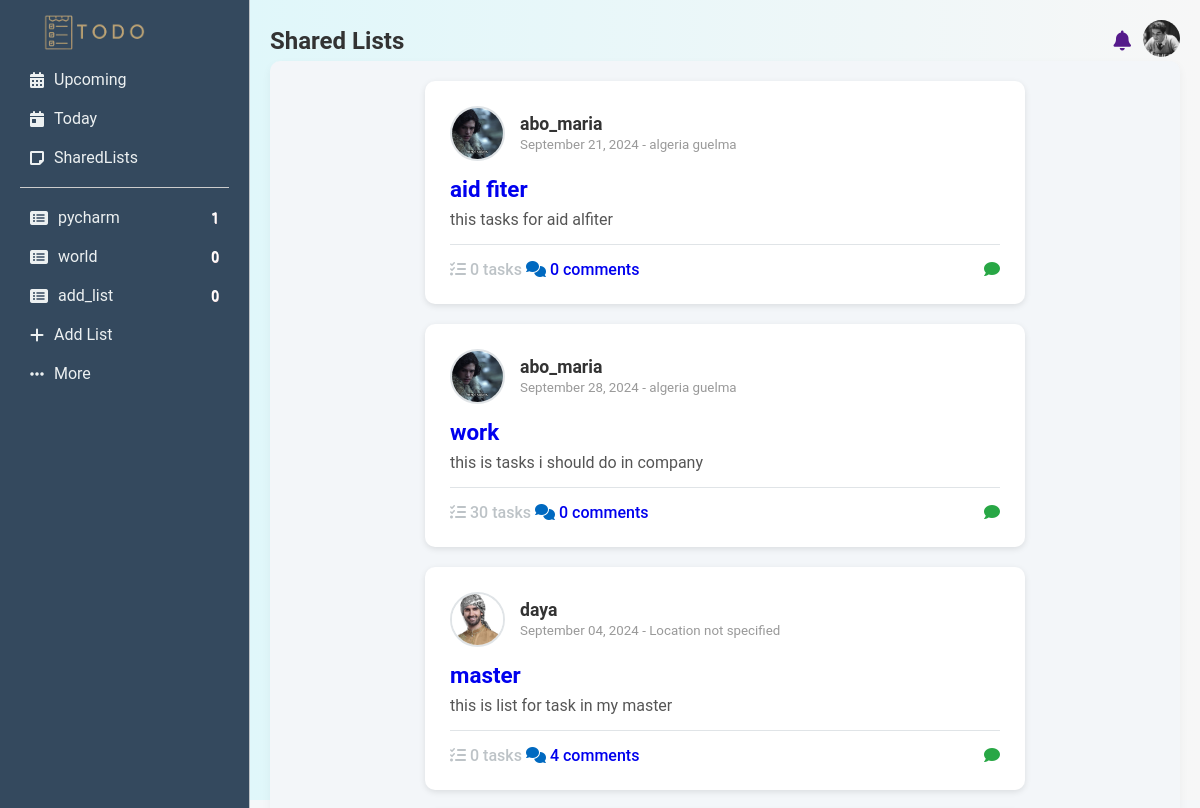
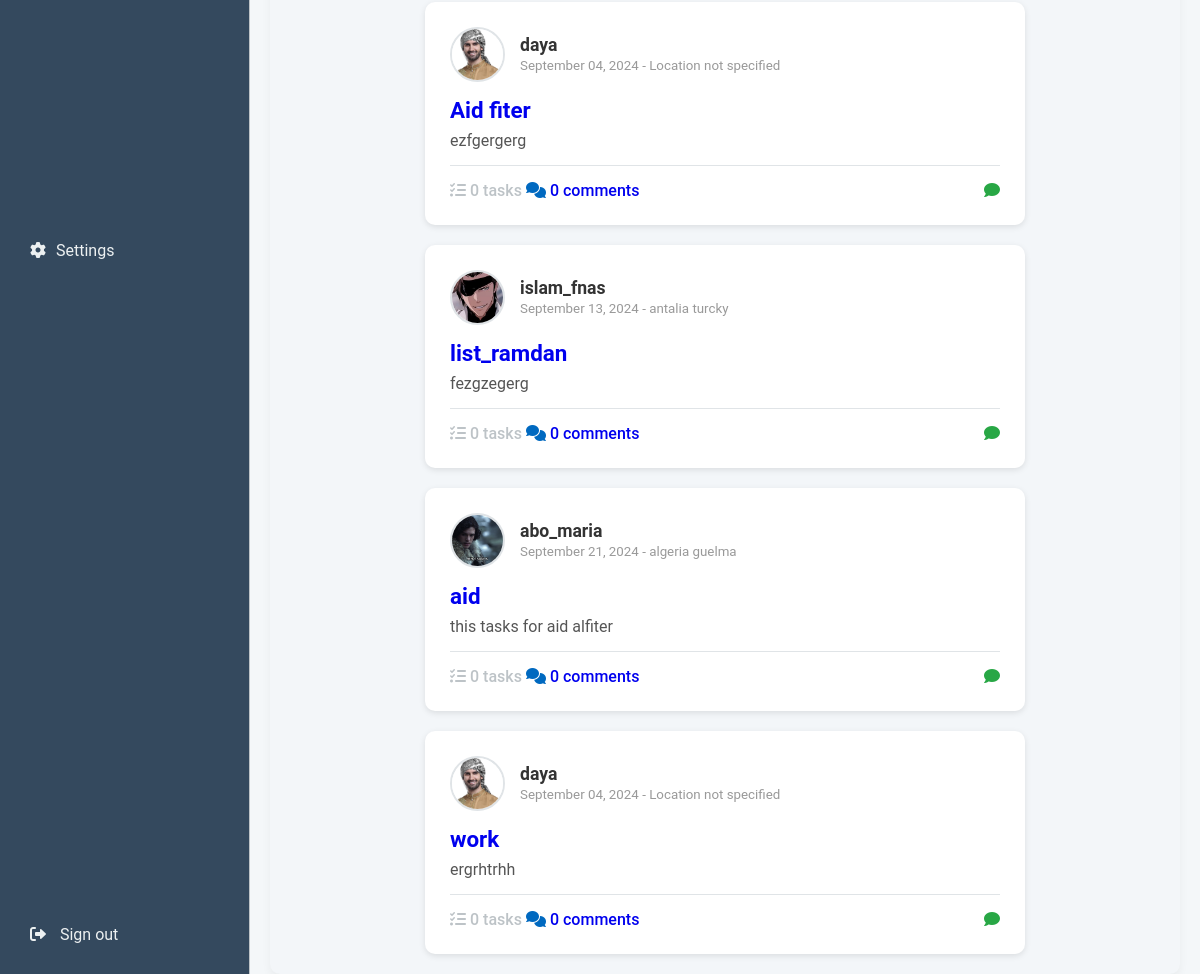
Page /shared_lists/ (signed in) on the committed database (2 pictures, top to bottom).
### base/models.py (models this page shows, shortened)
class ToDoList(models.Model):
    id = models.UUIDField(primary_key=True, default=uuid.uuid4, editable=False)
    user = models.ForeignKey(CustomUser, on_delete=models.CASCADE, related_name='todo_lists')
    name = models.CharField(max_length=255)
    description = models.TextField()
    created_at = models.DateTimeField(auto_now_add=True)
    updated_at = models.DateTimeField(auto_now=True)
    is_private = models.BooleanField(default=True)
    icon = models.CharField(max_length=50, default='fa-list-alt')
    class Meta:
        verbose_name = "To-Do List"
        verbose_name_plural = "To-Do Lists"

class CustomUser(models.Model):
    user = models.OneToOneField(User, on_delete=models.CASCADE, related_name='custom_user', null=True, blank=True)
    created_at = models.DateTimeField(auto_now_add=True)
    updated_at = models.DateTimeField(auto_now=True)
    image_profile = models.ImageField(upload_to='profiles/',default='profiles/avatar.jpg', null=True, blank=True)
    confirmation_pin  = models.CharField(max_length=6, null=True, blank=True)
    is_active = models.BooleanField(default=False)
    Boi = models.TextField(null=True,blank=True)
    location = models.TextField(null=True,blank=True)
    phone_number  =models.CharField(null=True,blank=True,max_length=13)

### base/views.py (the view)
# urls.py: path('shared_lists/',views.shared_lists,name='shared_list'),
def shared_lists(request):
    user = request.user
    custom_user = CustomUser.objects.get(user=user)
    lists_shared = ToDoList.objects.filter(~Q(user=custom_user), is_private=True).annotate(Count('tasks'))
    return render(request, 'base/shared_lits.html', {'title': 'Shared Lists', 'lists_shared': lists_shared})

### base/context_processors.py (called while the page is built)
def user_info(request):
    if request.user.is_authenticated:
        try:
            user_profile = CustomUser.objects.get(user = request.user)
            return {
                'user':user_profile,
                'image_profile':user_profile.image_profile
            }
        except:
            print('there is error ')
    return{}

def side_bare_links(request):
    if request.user.is_authenticated:
        custom_user = CustomUser.objects.get(user=request.user)
        user_last_lists = ToDoList.objects.filter(user=custom_user).annotate(task_count=Count('tasks')).order_by('-updated_at')[:3]
        return {'custom_user': custom_user, 'user_last_lists': user_last_lists}
    return {'custom_user': None, 'user_last_lists': []}

### base/templates/base/shared_lits.html
{% extends 'base/base.html' %}
{% load static %}
{% block extra_css %}
<link rel="stylesheet" href="{% static 'css/shared_lists.css' %}">
{% endblock extra_css %}
{% block content %}
<div class="container_shared">
    <div class="shared-lists-container">
        {% for list in lists_shared %}
        <div class="shared-list-card">
            <div class="shared-list-header">
                <img src="{{ list.user.image_profile.url }}" alt="User Avatar" class="user-avatar">
                <div class="user-info">
                    <h5 class="user-name">{{ list.user.user.username }}</h5>
                    <small class="text-muted">{{ list.created_at|date:"F d, Y" }} - {{ list.user.location|default:"Location not specified" }}</small>
                </div>
            </div>
            <div class="shared-list-content">
                <h4 class="list-name"><a href="{% url 'check_list' list_id=list.id %}"> {{ list.name }}</a></h4>
                <p class="list-description">{{ list.description|truncatewords:20 }}</p>
            </div>
            <div class="shared-list-footer">
                <div class="stats">
                    <span class="task-count"><i class="fas fa-tasks"></i> {{ list.tasks.count }} tasks</span>
                    <span class="comment-count"><i class="fas fa-comments"></i> <a href="{% url 'comments' list_id=list.id %}"> {{ list.comments.count }} comments</a></span>
                </div>
                <a href="{% url 'add comment' list_id=list.id %}" class="comment-link"><i class="fas fa-comment comment-icon" title="Comment"></i></a>
            </div>
        </div>
        {% empty %}
        <div class="no-lists">
            <i class="fas fa-clipboard-list fa-3x mb-3"></i>
            <p>No shared lists available at the moment.</p>
        </div>
        {% endfor %}
    </div>
</div>
{% endblock content %}

### base/templates/base/base.html (shortened to what this page needs)
<!DOCTYPE html>
<html lang="en">
<head>
  <link rel="stylesheet" href="https://cdnjs.cloudflare.com/ajax/libs/font-awesome/6.0.0/css/all.min.css">
  {% load static %}
  <link rel="stylesheet" href="{% static 'css/style.css' %}">
  {% block extra_css %}{% endblock %}
</head>
<body>
  <div class="container">
    {% include 'base/sidebar.html' %}
    <div class="main-content">
      {% include 'base/header.html' with custom_user=custom_user %}
      {% block content %}{% endblock %}
    </div>
  </div>
</body>
</html>

### base/templates/base/sidebar.html (shortened to what this page needs)
{% load static %}
{% block extra_css %}
  <link rel="stylesheet" href=" {% static 'css/side_bare_hero.css' %}">
{% endblock extra_css %}
<div class="sidebar">
  <a href=" {% url 'home' %}"> <img src="{% static 'logo/todo-removebg-preview.png' %}" alt="logo" class='logo'> </a>
  <div class="tasks">
    <div class="task-item">
      <i class="fas fa-calendar-alt"></i>
      <a>Upcoming</a>
    </div>
    <div class="task-item active">
      <i class="fas fa-calendar-day"></i>
      <a href="{% url 'today_tasks' %}">Today</a>
    </div>
    <div class="task-item">
      <i class="fas fa-sticky-note"></i>
      <a href='{% url 'shared_list' %}'>SharedLists</a>
    </div>
  </div>
  <hr>
  <div class="lists">
    {% for list in user_last_lists %}
    <div class="list-item">
      <i class="fa {{list.icon}}"></i>
      <a href="{% url 'tasks_for_list' list_id=list.id %}">{{ list.name }}</a>
      <span class="task-count">{{ list.task_count }}</span>
    </div>
    {% endfor %}
    <div class="add-new-list">
        <i class="fas fa-plus"></i>
      <a href='{% url 'create_todo_list' %}'>
        Add List
      </a>
    </div>
    <div class="more-link">
      <i class="fas fa-ellipsis-h"></i>
      <a href="{% url 'lists_view' %}">More</a>
    </div>
  </div>
  <div class="settings">
    <i class="fas fa-cog"></i>
    <a>Settings</a>
  </div>
  <div class="sign-out">
    <a href="{% url 'logout' %}">
      <i class="fas fa-sign-out-alt"></i>
      <span>Sign out</span>
    </a>
  </div>
</div>

### base/templates/base/header.html (shortened to what this page needs)
{% load static  %}
{% block extra_css %}
<link rel="stylesheet" href=" {% static 'css/header_hero.css' %} ">
{% endblock extra_css %}
<header class="site-header">
  <h1 class="site-title"> {{title}} </h1>
  <div class="user-actions">
   <a href="" class='notification'> <i class="fa-solid fa-bell"></i> </a>
    {% if image_profile %}
      <a href="{% url 'profile' %}">
        <img src="{{ image_profile.url }}" alt="image profile" class="profile-image-logo">
      </a>
    {% else %}
      <a href="{% url 'profile' %}">  </a>
    {% endif %}
  </div>
</header>

### base/static/css/style.css (style rules this page uses)
* { margin: 0; padding: 0; box-sizing: border-box; font-family: "Roboto", system-ui; }
body { font-family: Arial, sans-serif; background-color: #F4F7F9; }
.container { display: flex; height: 100vh; }
.main-content { flex-grow: 1; padding: 20px; background: linear-gradient(to bottom, #F0F0F0, #E0F7FA); }
.main-content { margin-left: 250px; background: linear-gradient(to right, #e0f7fa, #f7f7f7); }

### base/static/css/shared_lists.css (style rules this page uses)
.container_shared { background-color: #f3f6f9; padding: 20px; border-radius: 10px; box-shadow: 0 4px 10px rgba(0, 0, 0, 0.05); }
.shared-lists-container { display: flex; flex-direction: column; gap: 20px; align-items: center; }
.shared-list-card { background-color: #ffffff; border-radius: 10px; box-shadow: 0 2px 6px rgba(0, 0, 0, 0.1); padding: 25px; transition: box-shadow 0.3s ease, transform 0.3s ease; min-height: 200px; width: 600px; }
.shared-list-header { display: flex; align-items: center; margin-bottom: 15px; }
.user-avatar { width: 55px; height: 55px; border-radius: 50%; margin-right: 15px; object-fit: cover; border: 2px solid #e0e4e7; }
.user-info h5 { font-size: 1.1rem; color: #333; }
.user-info small { color: #999; }
.list-name { font-size: 1.4rem; font-weight: bold; color: #007acc; }
.list-description { color: #555; margin: 8px 0; }
.shared-list-footer { display: flex; justify-content: space-between; align-items: center; margin-top: 15px; border-top: 1px solid #e0e4e7; padding-top: 15px; }
.task-count, .comment-count { font-weight: 500; color: #0069c0; }
.comment-icon { color: #28a745; cursor: pointer; transition: color 0.3s ease; }

### base/static/css/side_bare_hero.css (style rules this page uses)
.logo { height: 35px; width: auto; margin-top: -5px; margin-bottom: 6px; }
a { text-decoration: none; }
.sidebar { background-color: #34495E; border-right: 1px solid #BDC3C7; padding: 20px; width: 250px; display: flex; flex-direction: column; position: fixed; height: 100%; top: 0; left: 0; overflow-y: auto; z-index: 1000; }
.tasks .task-item, .lists .list-item, .tags .tag-item , .add-new-list, .add-new-tag, .settings, .sign-out { display: flex; align-items: center; padding: 10px; border-radius: 8px; cursor: pointer; -webkit-border-radius: 8px; -moz-border-radius: 8px; -ms-border-radius: 8px; -o-border-radius: 8px; }
.tasks .task-item i, .lists .list-item i, .tags .tag-item i { margin-right: 10px; font-size: 16px; }
.tasks .task-item .task-count, .lists .list-item .task-count { margin-left: auto; font-size: 14px; color: #ffffff; text-shadow: 0.5px 0.5px #ffe6e6; }
.add-new-list, .add-new-tag, .more-link { display: flex; align-items: center; padding: 10px; border-radius: 5px; cursor: pointer; color: #666; text-decoration: none; }
.add-new-list i, .add-new-tag i, .more-link i { margin-right: 10px; font-size: 16px; }
.settings, .sign-out { display: flex; align-items: center; padding: 10px; border-radius: 5px; cursor: pointer; color: #666; margin-top: auto; }
.settings i, .sign-out i { margin-right: 10px; font-size: 16px; }
.sidebar a, .sidebar i { color: #ECF0F1; }
.task-count { color: #BDC3C7; }
.sidebar i { color: #ECF0F1; }
hr { border: none; border-top: 1px solid #ccc; margin: 10px 0; }

### base/static/css/header_hero.css (style rules this page uses)
.site-header { display: flex; align-items: center; justify-content: space-between; }
.site-title { font-size: 24px; color: #333333; }
.user-actions { display: flex; align-items: center; gap: 5px; }
.profile-image-logo { width: 37px; height: 37px; max-height: 37px; object-fit: cover; border-radius: 50%; }
.notification { font-size: 20px; margin-right: 7px; }

### rows in the picture
ToDoList: name "pycharm", task_count "1"
ToDoList: name "world", task_count "0"
ToDoList: name "add_list", task_count "0"
ToDoList: user.image_profile (picture), user.user.username "abo_maria", created_at "September 21, 2024", user.location "algeria guelma", name "aid fiter", description "this tasks for aid alfiter", tasks.count "0", comments.count "0"
ToDoList: user.image_profile (picture), user.user.username "abo_maria", created_at "September 28, 2024", user.location "algeria guelma", name "work", description "this is tasks i should do in company", tasks.count "30", comments.count "0"
ToDoList: user.image_profile (picture), user.user.username "daya", created_at "September 04, 2024", user.location "Location not specified", name "master", description "this is list for task in my master", tasks.count "0", comments.count "4"
ToDoList: user.image_profile (picture), user.user.username "daya", created_at "September 04, 2024", user.location "Location not specified", name "Aid fiter", description "ezfgergerg", tasks.count "0", comments.count "0"
ToDoList: user.image_profile (picture), user.user.username "islam_fnas", created_at "September 13, 2024", user.location "antalia turcky", name "list_ramdan", description "fezgzegerg", tasks.count "0", comments.count "0"
ToDoList: user.image_profile (picture), user.user.username "abo_maria", created_at "September 21, 2024", user.location "algeria guelma", name "aid", description "this tasks for aid alfiter", tasks.count "0", comments.count "0"
ToDoList: user.image_profile (picture), user.user.username "daya", created_at "September 04, 2024", user.location "Location not specified", name "work", description "ergrhtrhh", tasks.count "0", comments.count "0"

### other values in the picture
{{ title }} "Shared Lists"
